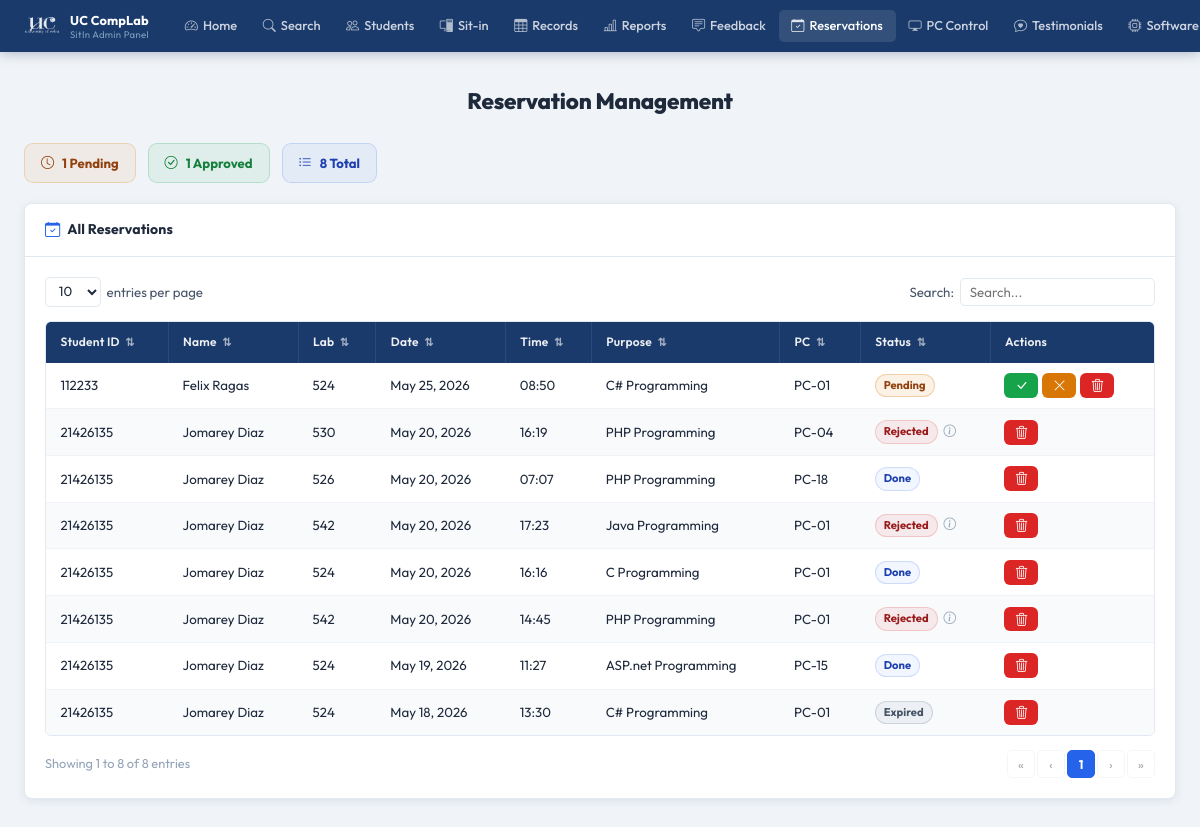
Before: /pages/admin/reservation.php (signed in) with the older database file.
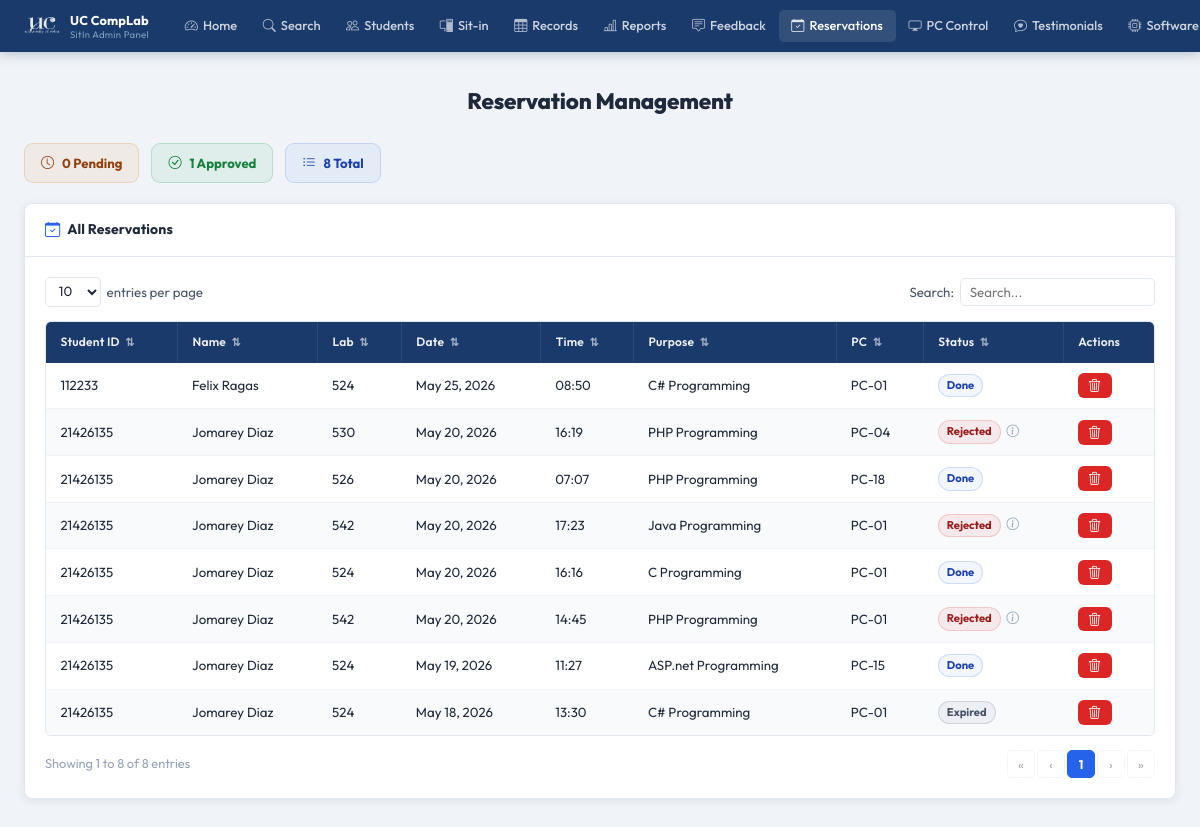
After: the same page with the newer database file.
### tables this page shows
CREATE TABLE reservations (
            id         INTEGER PRIMARY KEY AUTOINCREMENT,
            user_id    INTEGER NOT NULL,
            lab_room   TEXT    NOT NULL,
            date       TEXT    NOT NULL,
            time_slot  TEXT    NOT NULL,
            purpose    TEXT,
            status     TEXT    DEFAULT 'pending',
            created_at DATETIME DEFAULT CURRENT_TIMESTAMP, pc_number INTEGER, reject_note TEXT, disabled_by_student INTEGER DEFAULT 0,
            FOREIGN KEY (user_id) REFERENCES users(id) ON DELETE CASCADE
        );

CREATE TABLE users (
            id                 INTEGER PRIMARY KEY AUTOINCREMENT,
            first_name         TEXT    NOT NULL,
            last_name          TEXT    NOT NULL,
            middle_name        TEXT,
            student_id         TEXT    UNIQUE NOT NULL,
            course             TEXT    NOT NULL,
            course_level       INTEGER NOT NULL,
            email              TEXT    UNIQUE NOT NULL,
            address            TEXT    NOT NULL,
            password           TEXT    NOT NULL,
            remaining_sessions INTEGER DEFAULT 30,
            created_at         DATETIME DEFAULT CURRENT_TIMESTAMP
        , profile_picture TEXT, points INTEGER DEFAULT 0);

### pages/admin/reservation.php (the view, shortened to what the changed rows need)
<?php
$base = '../../';
$db = getDB();
$reservations = $db->query("
    SELECT r.*, u.student_id,
           u.first_name||' '||u.last_name AS full_name,
           u.remaining_sessions
    FROM reservations r
    JOIN users u ON u.id = r.user_id
    WHERE r.disabled_by_student = 0
    ORDER BY r.created_at DESC
")->fetchAll();
$today = date('Y-m-d');
foreach ($reservations as &$r) {
    if (in_array($r['status'], ['pending','approved']) && $r['date'] < $today) {
        $r['display_status'] = 'expired';
    } else {
        $r['display_status'] = $r['status'];
    }
}
$pendingCount  = count(array_filter($reservations, fn($r) => $r['status'] === 'pending'));
$approvedCount = count(array_filter($reservations, fn($r) => $r['status'] === 'approved'));
?>
<!DOCTYPE html>
<html lang="en">
<head>
  <link rel="stylesheet" href="<?= $base ?>assets/css/admin.css"/>
  <link rel="stylesheet" href="https://cdn.jsdelivr.net/npm/bootstrap-icons@1.11.3/font/bootstrap-icons.css"/>
</head>
<body>
<div class="admin-page">
  <div class="admin-inner">
    <h1 class="a-page-title">Reservation Management</h1>
    <div class="res-stat-strip">
      <div class="res-stat-chip rsc-pending">
        <i class="bi bi-clock"></i> <?= $pendingCount ?> Pending
      </div>
      <div class="res-stat-chip rsc-approved">
        <i class="bi bi-check-circle"></i> <?= $approvedCount ?> Approved
      </div>
      <div class="res-stat-chip rsc-total">
        <i class="bi bi-list-ul"></i> <?= count($reservations) ?> Total
      </div>
    </div>
    <div class="a-card">
      <div class="a-card-body">
        <div class="a-table-wrap">
          <table class="a-table" id="resTable">
            <thead>
              <tr>
                <th class="a-sortable" data-col="0">Student ID <span class="a-sort-icon">⇅</span></th>
                <th class="a-sortable" data-col="1">Name <span class="a-sort-icon">⇅</span></th>
                <th class="a-sortable" data-col="2">Lab <span class="a-sort-icon">⇅</span></th>
                <th class="a-sortable" data-col="3">Date <span class="a-sort-icon">⇅</span></th>
                <th class="a-sortable" data-col="4">Time <span class="a-sort-icon">⇅</span></th>
                <th class="a-sortable" data-col="5">Purpose <span class="a-sort-icon">⇅</span></th>
                <th class="a-sortable" data-col="6">PC <span class="a-sort-icon">⇅</span></th>
                <th class="a-sortable" data-col="7">Status <span class="a-sort-icon">⇅</span></th>
                <th>Actions</th>
              </tr>
            </thead>
            <tbody id="resBody">
              <?php if (empty($reservations)): ?>
                <tr class="a-table-empty"><td colspan="9">No reservations yet.</td></tr>
              <?php else: ?>
                <?php foreach ($reservations as $r): ?>
                  <tr class="a-data-row">
                    <td><?= htmlspecialchars($r['student_id']) ?></td>
                    <td><?= htmlspecialchars($r['full_name']) ?></td>
                    <td><?= htmlspecialchars($r['lab_room']) ?></td>
                    <td><?= date('M j, Y', strtotime($r['date'])) ?></td>
                    <td><?= htmlspecialchars($r['time_slot']) ?></td>
                    <td><?= htmlspecialchars($r['purpose'] ?? '—') ?></td>
                    <td><?= $r['pc_number'] ? 'PC-'.str_pad($r['pc_number'],2,'0',STR_PAD_LEFT) : '—' ?></td>
                    <td>
                      <span class="a-badge badge-<?= $r['display_status'] ?>">
                        <?= ucfirst($r['display_status']) ?>
                      </span>
                    </td>
                    <td>
                      <div class="res-actions">
                        <?php if ($r['status'] === 'pending'): ?>
                          <form method="POST" style="display:inline;">
                            <button type="submit" class="a-btn a-btn-green a-btn-sm" title="Approve">
                              <i class="bi bi-check-lg"></i>
                            </button>
                          </form>
                          <button type="button" class="a-btn a-btn-yellow a-btn-sm" title="Reject"
                                  onclick="openRejectModal(<?= $r['id'] ?>, '<?= htmlspecialchars($r['full_name'], ENT_QUOTES) ?>')">
                            <i class="bi bi-x-lg"></i>
                          </button>
                        <?php endif; ?>
                        <form method="POST" style="display:inline;"
                              onsubmit="return confirm('Delete this reservation?')">
                          <button type="submit" class="a-btn a-btn-red a-btn-sm" title="Delete">
                            <i class="bi bi-trash3"></i>
                          </button>
                        </form>
                      </div>
                    </td>
                  </tr>
                <?php endforeach; ?>
              <?php endif; ?>
            </tbody>
          </table>
        </div>
      </div>
    </div>
  </div>
</div>
</body>
</html>

Changed rows visible on the page:
changed reservations "May 25, 2026": status "Pending" → "Done"
Other visible differences:
$pendingCount: "1" → "0"
